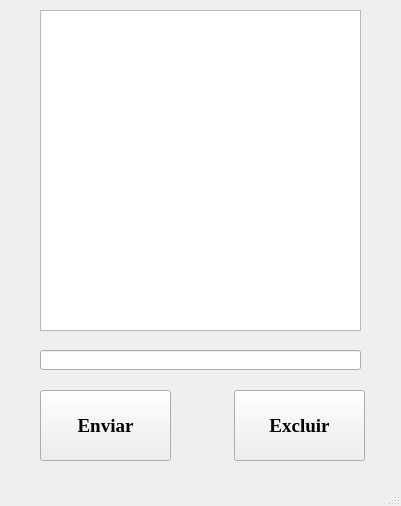
<?xml version="1.0" encoding="UTF-8"?>
<ui version="4.0">
 <class>MainWindow</class>
 <widget class="QMainWindow" name="MainWindow">
  <property name="geometry">
   <rect>
    <x>0</x>
    <y>0</y>
    <width>401</width>
    <height>506</height>
   </rect>
  </property>
  <property name="mouseTracking">
   <bool>false</bool>
  </property>
  <property name="acceptDrops">
   <bool>false</bool>
  </property>
  <property name="windowTitle">
   <string>0005</string>
  </property>
  <property name="animated">
   <bool>true</bool>
  </property>
  <widget class="QWidget" name="centralwidget">
   <widget class="QListView" name="listView">
    <property name="geometry">
     <rect>
      <x>40</x>
      <y>10</y>
      <width>321</width>
      <height>321</height>
     </rect>
    </property>
   </widget>
   <widget class="QLineEdit" name="lineEdit">
    <property name="geometry">
     <rect>
      <x>40</x>
      <y>350</y>
      <width>321</width>
      <height>20</height>
     </rect>
    </property>
   </widget>
   <widget class="QPushButton" name="pushButton">
    <property name="geometry">
     <rect>
      <x>40</x>
      <y>390</y>
      <width>131</width>
      <height>71</height>
     </rect>
    </property>
    <property name="font">
     <font>
      <family>Times New Roman</family>
      <pointsize>14</pointsize>
      <weight>75</weight>
      <bold>true</bold>
     </font>
    </property>
    <property name="text">
     <string>Enviar</string>
    </property>
   </widget>
   <widget class="QPushButton" name="pushButton_2">
    <property name="geometry">
     <rect>
      <x>234</x>
      <y>390</y>
      <width>131</width>
      <height>71</height>
     </rect>
    </property>
    <property name="font">
     <font>
      <family>Times New Roman</family>
      <pointsize>14</pointsize>
      <weight>75</weight>
      <bold>true</bold>
     </font>
    </property>
    <property name="text">
     <string>Excluir</string>
    </property>
   </widget>
  </widget>
  <widget class="QMenuBar" name="menubar">
   <property name="geometry">
    <rect>
     <x>0</x>
     <y>0</y>
     <width>401</width>
     <height>21</height>
    </rect>
   </property>
  </widget>
  <widget class="QStatusBar" name="statusbar"/>
 </widget>
 <resources/>
 <connections/>
</ui>
